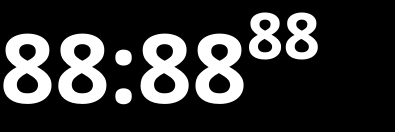
<?xml version="1.0" encoding="UTF-8"?>
<ui version="4.0">
 <class>Zegar</class>
 <widget class="QWidget" name="Zegar">
  <property name="geometry">
   <rect>
    <x>0</x>
    <y>0</y>
    <width>395</width>
    <height>113</height>
   </rect>
  </property>
  <property name="sizePolicy">
   <sizepolicy hsizetype="Fixed" vsizetype="Fixed">
    <horstretch>0</horstretch>
    <verstretch>0</verstretch>
   </sizepolicy>
  </property>
  <property name="windowTitle">
   <string>Form</string>
  </property>
  <property name="autoFillBackground">
   <bool>false</bool>
  </property>
  <property name="styleSheet">
   <string notr="true">background-color: rgb(0, 0, 0);
color: rgb(255, 255, 255);</string>
  </property>
  <layout class="QHBoxLayout" name="horizontalLayout">
   <property name="spacing">
    <number>0</number>
   </property>
   <property name="margin">
    <number>0</number>
   </property>
   <item>
    <widget class="QLabel" name="ltime">
     <property name="font">
      <font>
       <family>Sans Serif</family>
       <pointsize>72</pointsize>
       <weight>75</weight>
       <bold>true</bold>
      </font>
     </property>
     <property name="text">
      <string>&lt;html&gt;&lt;head/&gt;&lt;body&gt;&lt;p&gt;88:88&lt;span style=&quot; vertical-align:super;&quot;&gt;88&lt;/span&gt;&lt;/p&gt;&lt;/body&gt;&lt;/html&gt;</string>
     </property>
     <property name="textFormat">
      <enum>Qt::RichText</enum>
     </property>
     <property name="indent">
      <number>0</number>
     </property>
    </widget>
   </item>
  </layout>
 </widget>
 <resources>
  <include location="../ikony.qrc"/>
  <include location="../ikony.qrc"/>
 </resources>
 <connections/>
</ui>
